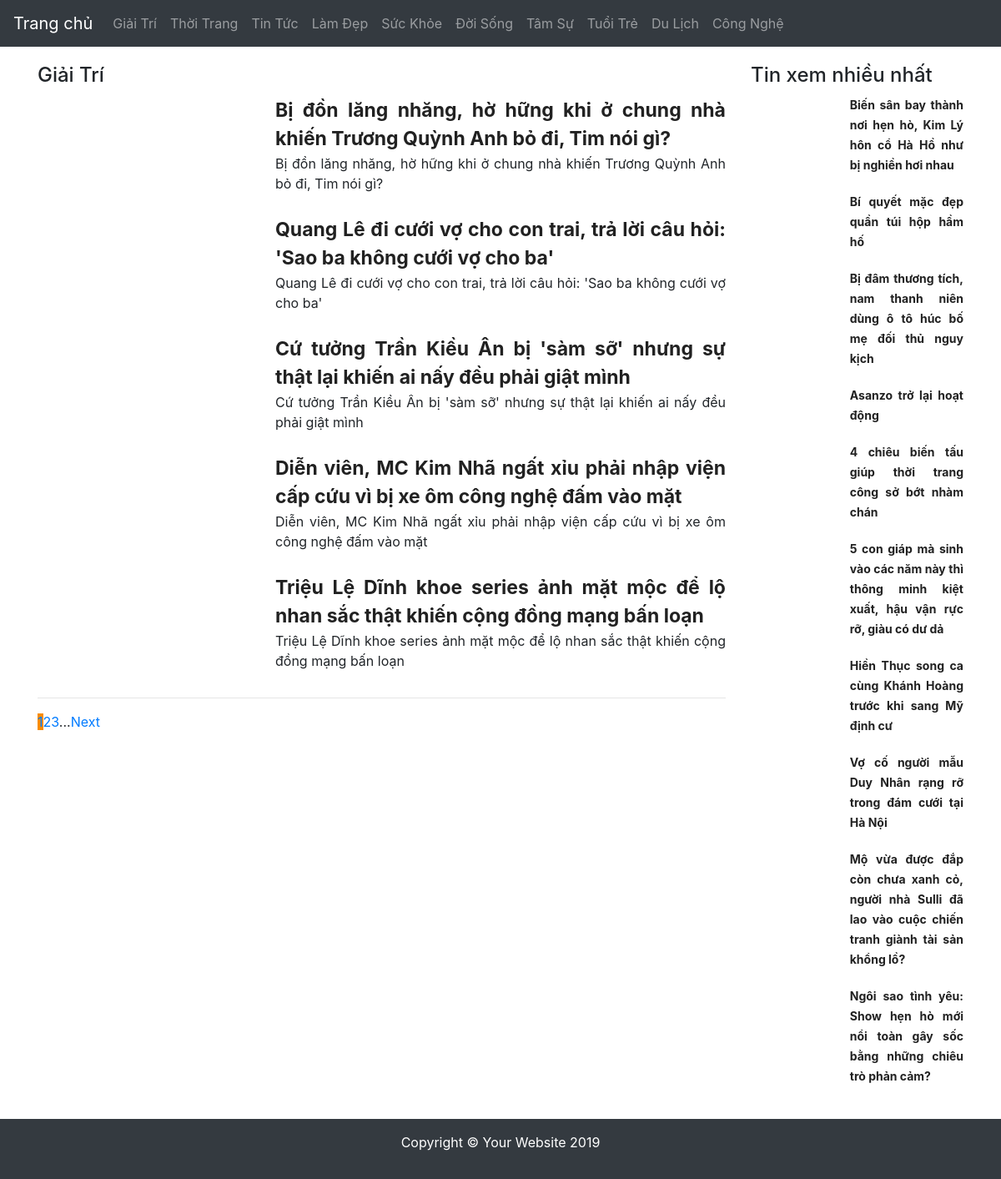
Page /sao/ on the committed database.
### tables this page shows
CREATE TABLE `category` (
  `category_id` int(11) NOT NULL,
  `parent_id` int(11) NOT NULL,
  `user_id` int(11) NOT NULL,
  `category_name` varchar(200) NOT NULL,
  `category_image` varchar(200) NOT NULL,
  `category_slug` varchar(200) NOT NULL,
  `category_template` int(2) NOT NULL,
  `category_home_order` int(2) NOT NULL,
  `category_header_order` int(2) NOT NULL,
  `category_footer_order` int(2) NOT NULL,
  `category_cms_order` int(2) NOT NULL,
  `category_menu_order` int(4) NOT NULL,
  `category_status` int(1) NOT NULL,
  `category_title` varchar(255) NOT NULL,
  `category_keyword` varchar(200) NOT NULL,
  `category_description` text NOT NULL,
  `category_link_title` varchar(255) NOT NULL,
  `is_outside` tinyint(1) NOT NULL,
  `category_redirect_link` varchar(200) NOT NULL
);

CREATE TABLE `news` (
  `news_id` int(11) NOT NULL,
  `user_id` int(11) NOT NULL,
  `modified_user` int(11) NOT NULL,
  `approved_user` int(11) NOT NULL,
  `news_title` varchar(200) NOT NULL,
  `news_title_english` varchar(200) NOT NULL,
  `news_image` varchar(200) NOT NULL,
  `news_sapo` varchar(1000) NOT NULL,
  `news_content` longtext NOT NULL,
  `news_slug` varchar(255) NOT NULL,
  `news_tag_slug` varchar(200) DEFAULT NULL,
  `news_tag` varchar(200) DEFAULT NULL,
  `is_outside` tinyint(2) NOT NULL,
  `news_redirect_link` varchar(250) NOT NULL,
  `news_published_date` int(11) NOT NULL,
  `news_modified_date` int(11) NOT NULL,
  `category_id` int(11) NOT NULL,
  `source_name` varchar(255) NOT NULL,
  `is_video` int(1) NOT NULL,
  `is_sensitive` int(11) NOT NULL COMMENT 'Sensitive content won''t show GA',
  `visit_count` int(11) NOT NULL,
  `news_status` int(1) NOT NULL,
  `news_seo_title` varchar(200) NOT NULL,
  `news_seo_description` varchar(200) NOT NULL,
  `news_seo_keyword` varchar(200) NOT NULL,
  `news_relation` varchar(200) NOT NULL,
  `news_note` varchar(255) NOT NULL,
  `royalty_id` int(1) NOT NULL
);

### view/templates/web/category/Category.tpl.php (the view, shortened to what the rows shown need)
<?php
$domain = Context::getInstance()->getFront()->getRequest()->getDomain() . '/';
?>
<div class="col-md-9">
    <?php
    if (isset($this->data) && !empty($this->data)):
        $category = $this->data['category'];
        ?>
        <h4> <?php echo $category['category_name'] ?></h4>
        <?php foreach ($this->data["news"] as $item): ?>
        <div class="new-item">
            <div class="row">
                <div class="col-md-4">
                </div>
                <div class="col-md-8 text-justify">
                    <a href="<?= $domain.$item['news_link'] ?>" class="news_title"><?= $item['news_title'] ?></a>
                    <p><?= $item['news_seo_title'] ?></p>
                </div>
            </div>
        </div>
    <?php endforeach; ?>
        <hr>
    <?php endif; ?>
    <?php
    echo Util::paginate(1000, $this->pageIndex, $domain.$this->pageUrl , 'paging', 'trang-');
    ?>
</div>

### view/templates/web/common/Header.tpl.php (shortened to what the rows shown need)
<body>
<?php
$domain = Context::getInstance()->getFront()->getRequest()->getDomain() . '/';
?>
<div class="container-fluid" style="margin-bottom: 20px">
    <nav class="navbar navbar-expand-md bg-dark navbar-dark row">
        <div class="collapse navbar-collapse" id="collapsibleNavbar">
            <ul class="navbar-nav">
                <?php
                if (isset($this->categories) && !empty($this->categories)):
                    foreach ($this->categories as $category):
                        ?>
                        <li class="nav-item">
                            <a class="nav-link" href="<?php echo $domain.$category['category_link'] ?>"><?= $category['category_name'] ?></a>
                        </li>
                    <?php endforeach;
                endif ?>
            </ul>
        </div>
    </nav>
</div>

### view/templates/web/common/NavBar.tpl.php (shortened to what the rows shown need)
<div class="col-md-3">
    <?php $domain = Context::getInstance()->getFront()->getRequest()->getDomain() . '/'; ?>
    <?php foreach ($this->data as $item): ?>
        <div class="row" style="margin-bottom: 20px">
            <div class="col-md-5">
            </div>
            <div class="col-md-7 text-justify">
                <a style="font-size: 14px" href="<?= $domain . $item['news_link'] ?>"
                   class="news_title"><?= $item['news_title'] ?></a>
            </div>
        </div>
    <?php endforeach; ?>
</div>

### rows in the picture
category: category_name "Giải Trí"
category: category_name "Thời Trang"
category: category_name "Tin Tức"
category: category_name "Làm Đẹp"
category: category_name "Sức Khỏe"
category: category_name "Đời Sống"
category: category_name "Tâm Sự"
category: category_name "Tuổi Trẻ"
category: category_name "Du Lịch"
category: category_name "Công Nghệ"
news: news_title "Bị đồn lăng nhăng, hờ hững khi ở chung nhà khiến Trương Quỳnh Anh bỏ đi, Tim nói gì?", news_seo_title "Bị đồn lăng nhăng, hờ hững khi ở chung nhà khiến Trương Quỳnh Anh bỏ đi, Tim nói gì?"
news: news_title "Quang Lê đi cưới vợ cho con trai, trả lời câu hỏi: 'Sao ba không cưới vợ cho ba'", news_seo_title "Quang Lê đi cưới vợ cho con trai, trả lời câu hỏi: 'Sao ba không cưới vợ cho ba'"
news: news_title "Cứ tưởng Trần Kiều Ân bị 'sàm sỡ' nhưng sự thật lại khiến ai nấy đều phải giật mình", news_seo_title "Cứ tưởng Trần Kiều Ân bị 'sàm sỡ' nhưng sự thật lại khiến ai nấy đều phải giật mình"
news: news_title "Diễn viên, MC Kim Nhã ngất xỉu phải nhập viện cấp cứu vì bị xe ôm công nghệ đấm vào mặt", news_seo_title "Diễn viên, MC Kim Nhã ngất xỉu phải nhập viện cấp cứu vì bị xe ôm công nghệ đấm vào mặt"
news: news_title "Triệu Lệ Dĩnh khoe series ảnh mặt mộc để lộ nhan sắc thật khiến cộng đồng mạng bấn loạn", news_seo_title "Triệu Lệ Dĩnh khoe series ảnh mặt mộc để lộ nhan sắc thật khiến cộng đồng mạng bấn loạn"
news: news_title "Biến sân bay thành nơi hẹn hò, Kim Lý hôn cổ Hà Hồ như bị nghiền hơi nhau"
news: news_title "Bí quyết mặc đẹp quần túi hộp hầm hố"
news: news_title "Bị đâm thương tích, nam thanh niên dùng ô tô húc bố mẹ đối thủ nguy kịch"
news: news_title "Asanzo trở lại hoạt động"
news: news_title "4 chiêu biến tấu giúp thời trang công sở bớt nhàm chán"
news: news_title "5 con giáp mà sinh vào các năm này thì thông minh kiệt xuất, hậu vận rực rỡ, giàu có dư dả"
news: news_title "Hiền Thục song ca cùng Khánh Hoàng trước khi sang Mỹ định cư"
news: news_title "Vợ cố người mẫu Duy Nhân rạng rỡ trong đám cưới tại Hà Nội"
news: news_title "Mộ vừa được đắp còn chưa xanh cỏ, người nhà Sulli đã lao vào cuộc chiến tranh giành tài sản khổng lồ?"
news: news_title "Ngôi sao tình yêu: Show hẹn hò mới nổi toàn gây sốc bằng những chiêu trò phản cảm?"
